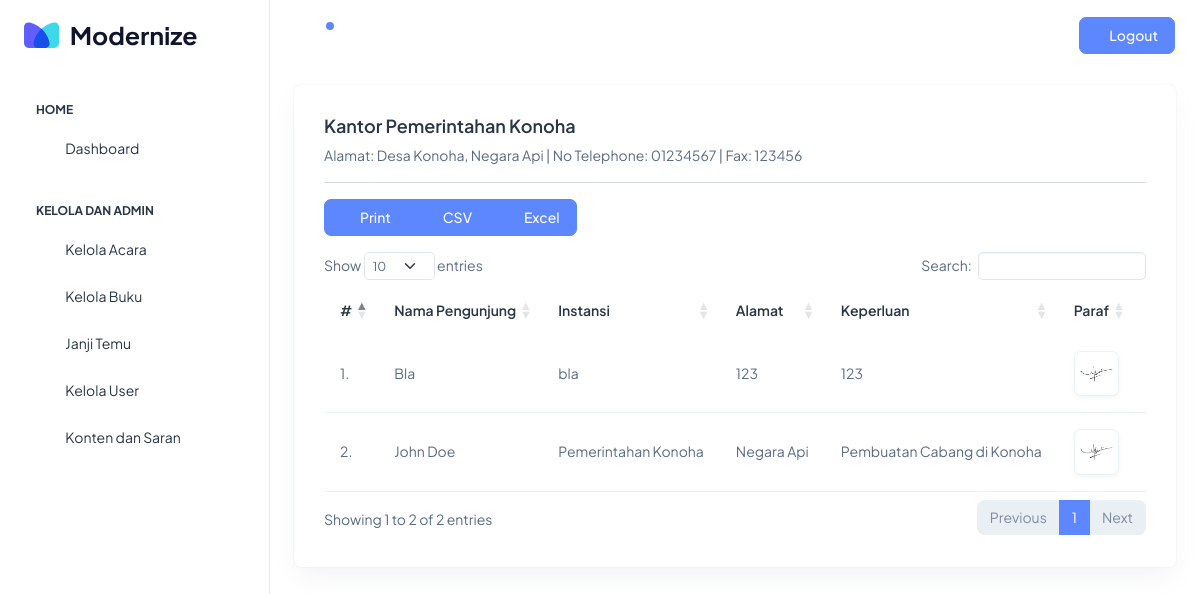
Screenshot of /index.php/admin/buku with the database file from the repository.
### tables this page shows
CREATE TABLE `konten` (
  `id` int(11) NOT NULL,
  `nama_kantor` varchar(100) NOT NULL,
  `alamat_kantor` varchar(100) NOT NULL,
  `no_hp` varchar(100) NOT NULL,
  `fax` varchar(100) NOT NULL,
  `tentang` text NOT NULL,
  `about` text NOT NULL
);

CREATE TABLE `harian` (
  `id` int(11) NOT NULL,
  `nama_pengunjung` varchar(255) NOT NULL,
  `instansi` varchar(255) NOT NULL,
  `alamat` varchar(255) NOT NULL,
  `keperluan` text NOT NULL,
  `paraf` varchar(100) NOT NULL DEFAULT 'default.jpg',
  `date_created` date NOT NULL DEFAULT current_timestamp(),
  `email` varchar(100) NOT NULL
);

### application/controllers/Admin.php (called while the page is built, shortened)
<?php
class Admin extends CI_Controller
{
  public function __construct()
  {
    $this->load->model('Bukutamu_model');
    $this->load->model('Janji_model');
    $this->load->model('Konten_model');
    $this->load->model('Acara_model');
    $this->load->model('Saran_model');
    $this->load->model('User_model');
    $this->load->model('Tamuacara_model');
    $this->load->library('form_validation');
    $this->load->library('session');
  }
  public function buku()
  {
    $data['konten'] = $this->Konten_model->getById(1);
    $data['user'] = $this->db->get_where('user', ['email' => $this->session->userdata('email')])->row_array();
    $data['harian'] = $this->Bukutamu_model->get();
    $this->load->view('layout/header', $data);
    $this->load->view('admin/bukuAdmin', $data);
    $this->load->view('layout/footer');
  }
}

### index.php (called while the page is built, shortened)
<?php
require_once BASEPATH.'core/CodeIgniter.php';

### application/models/Konten_model.php (called while the page is built, shortened)
<?php
class Konten_model extends CI_Model
{
  public $table = 'konten';
  public $id = 'konten.id';
  public function getById($id)
  {
    $this->db->from($this->table);
    $this->db->where($this->id, $id);
    $query = $this->db->get();
    return $query->row_array();
  }
}

### application/models/Bukutamu_model.php (called while the page is built, shortened)
<?php
class Bukutamu_model extends CI_Model
{
  public $table = 'harian';
  public function get()
  {
    $this->db->from($this->table);
    $query = $this->db->get();
    return $query->result_array();
  }
}

### application/views/admin/bukuAdmin.php (the view, shortened to what this page needs)
<div class="container-fluid">
    <div class="card">
        <div class="card-body">
            <h5 class="card-title fw-semibold mb-2">
                <?= $konten['nama_kantor'] ?>
            </h5>
            <p class="mb-3">
                Alamat:
                <?= $konten['alamat_kantor'] ?> |
                No Telephone:
                <?= $konten['no_hp'] ?> |
                Fax:
                <?= $konten['fax'] ?>
            </p>
            <hr>
            <div class="row">
                <div class="col">
                    <div class="btn-group" role="group" aria-label="Basic outlined example">
                        <button type="button" class="btn btn-primary" onclick="printBukutamu()"><i
                                class="ti ti-printer me-2"></i>Print</button>
                        <button type="button" class="btn btn-primary" onclick="exportToCSV()"><i
                                class="ti ti-download me-2"></i>CSV</button>
                        <button type="button" class="btn btn-primary" onclick="exportToExcel()"><i
                                class="ti ti-download me-2"></i>Excel</button>
                    </div>
                </div>
            </div>
            <div class="table-responsive mt-3">
                <table class="table text-nowrap mb-3 align-middle" id="bukutamu">
                    <thead class="text-dark fs-4">
                        <tr>
                            <th class="border-bottom-0">
                                <h6 class="fw-semibold mb-0">#</h6>
                            </th>
                            <th class="border-bottom-0">
                                <h6 class="fw-semibold mb-0">Nama Pengunjung</h6>
                            </th>
                            <th class="border-bottom-0">
                                <h6 class="fw-semibold mb-0">Instansi</h6>
                            </th>
                            <th class="border-bottom-0">
                                <h6 class="fw-semibold mb-0">Alamat</h6>
                            </th>
                            <th class="border-bottom-0">
                                <h6 class="fw-semibold mb-0">Keperluan</h6>
                            </th>
                            <th class="border-bottom-0">
                                <h6 class="fw-semibold mb-0">Paraf</h6>
                            </th>
                            <th class="border-bottom-0">
                            </th>
                        </tr>
                    </thead>
                    <tbody>
                        <?php $i = 1; ?>
                        <?php foreach ($harian as $us): ?>
                            <tr>
                                <td>
                                    <?= $i; ?>.
                                </td>
                                <td>
                                    <?= $us['nama_pengunjung']; ?>
                                </td>
                                <td>
                                    <?= $us['instansi']; ?>
                                </td>
                                <td>
                                    <?= $us['alamat']; ?>
                                </td>
                                <td>
                                    <?= $us['keperluan']; ?>
                                </td>
                                <td>
                                    <img src="<?= base_url('paraf/') . $us['paraf']; ?>" alt="Gambar Paraf"
                                        class="img-thumbnail" style="width:100px;">
                                </td>
                                <td>
                                </td>
                            </tr>
                            <?php $i++; ?>
                        <?php endforeach; ?>
                    </tbody>
                </table>
            </div>
        </div>
    </div>
</div>
</div>
</div>

### application/views/layout/header.php (shortened to what this page needs)
<!doctype html>
<html lang="en">
<head>
    <link rel="stylesheet" href="<?= base_url('assets/') ?>css/styles.min.css" />
    <link rel="stylesheet" href="https://cdn.datatables.net/1.13.7/css/dataTables.bootstrap5.min.css" />
</head>
<body>
    <div class="page-wrapper" id="main-wrapper" data-layout="vertical" data-navbarbg="skin6" data-sidebartype="full"
        data-sidebar-position="fixed" data-header-position="fixed">
        <aside class="left-sidebar">
            <div>
                <div class="brand-logo d-flex align-items-center justify-content-between">
                    <a href="./index.html" class="text-nowrap logo-img">
                        <img src="<?= base_url('assets/') ?>images/logos/dark-logo.svg" width="180" alt="" />
                    </a>
                </div>
                <nav class="sidebar-nav scroll-sidebar" data-simplebar="">
                    <ul id="sidebarnav">
                        <?php
                        if ($user['role'] == 'User') { ?>
                            <li class="nav-small-cap">
                                <i class="ti ti-dots nav-small-cap-icon fs-4"></i>
                                <span class="hide-menu">Home</span>
                            </li>
                            <li class="sidebar-item">
                                <a class="sidebar-link" href="<?= base_url('tamu') ?>" aria-expanded="false">
                                    <span>
                                        <i class="ti ti-home"></i>
                                    </span>
                                    <span class="hide-menu">Landing Page</span>
                                </a>
                            </li>
                            <li class="nav-small-cap">
                                <i class="ti ti-dots nav-small-cap-icon fs-4"></i>
                                <span class="hide-menu">Isi Buku</span>
                            </li>
                            <li class="sidebar-item">
                                <a class="sidebar-link" href="<?= base_url('tamu/harian') ?>" aria-expanded="false">
                                    <span>
                                        <i class="ti ti-pin"></i>
                                    </span>
                                    <span class="hide-menu">Tamu Harian</span>
                                </a>
                            </li>
                            <li class="sidebar-item">
                                <a class="sidebar-link" href="<?= base_url('tamu/acara') ?>" aria-expanded="false">
                                    <span>
                                        <i class="ti ti-pin"></i>
                                    </span>
                                    <span class="hide-menu">Tamu acara</span>
                                </a>
                            </li>
                            <li class="sidebar-item">
                                <a class="sidebar-link" href="<?= base_url('tamu/janji') ?>" aria-expanded="false">
                                    <span>
                                        <i class="ti ti-calendar"></i>
                                    </span>
                                    <span class="hide-menu">Buat appointment</span>
                                </a>
                            </li>
                        <?php } else {
                            ?>
                            <li class="nav-small-cap">
                                <span class="hide-menu">Home</span>
                            </li>
                            <li class="sidebar-item">
                                <a class="sidebar-link" href="<?= base_url('admin') ?>" aria-expanded="false">
                                    <span>
                                        <i class="ti ti-layout-dashboard"></i>
                                    </span>
                                    <span class="hide-menu">Dashboard</span>
                                </a>
                            </li>
                            <li class="nav-small-cap">
                                <span class="hide-menu">Kelola dan Admin</span>
                            </li>
                            <li class="sidebar-item">
                                <a class="sidebar-link" href="<?= base_url('admin/acara') ?>" aria-expanded="false">
                                    <span>
                                        <i class="ti ti-article"></i>
                                    </span>
                                    <span class="hide-menu">Kelola Acara</span>
                                </a>
                            </li>
                            <li class="sidebar-item">
                                <a class="sidebar-link" href="<?= base_url('admin/buku') ?>" aria-expanded="false">
                                    <span>
                                        <i class="ti ti-alert-circle"></i>
                                    </span>
                                    <span class="hide-menu">Kelola Buku</span>
                                </a>
                            </li>
                            <li class="sidebar-item">
                                <a class="sidebar-link" href="<?= base_url('admin/janji') ?>" aria-expanded="false">
                                    <span>
                                        <i class="ti ti-alert-circle"></i>
                                    </span>
                                    <span class="hide-menu">Janji Temu</span>
                                </a>
                            </li>
                            <li class="sidebar-item">
                                <a class="sidebar-link" href="<?= base_url('admin/holder') ?>" aria-expanded="false">
                                    <span>
                                        <i class="ti ti-cards"></i>
                                    </span>
                                    <span class="hide-menu">Kelola User</span>
                                </a>
                            </li>
                            <li class="sidebar-item">
                                <a class="sidebar-link" href="<?= base_url('admin/konten/') ?>" aria-expanded="false">
                                    <span>
                                        <i class="ti ti-cards"></i>
                                    </span>
                                    <span class="hide-menu">Konten dan Saran</span>
                                </a>
                            </li>
                            <?php
                        } ?>
                    </ul>
                </nav>
            </div>
        </aside>
        <div class="body-wrapper">
            <header class="app-header">
                <nav class="navbar navbar-expand-lg navbar-light">
                    <ul class="navbar-nav">
                        <li class="nav-item">
                            <a class="nav-link nav-icon-hover" href="javascript:void(0)">
                                <i class="ti ti-bell-ringing"></i>
                                <div class="notification bg-primary rounded-circle"></div>
                            </a>
                        </li>
                    </ul>
                    <div class="navbar-collapse justify-content-end px-0" id="navbarNav">
                        <ul class="navbar-nav flex-row ms-auto align-items-center justify-content-end">
                            <a class="btn btn-primary" href="<?= base_url('Auth/logout') ?>" aria-expanded="false">
                                <span>
                                    <i class="ti ti-cards"></i>
                                </span>
                                <span class="hide-menu">Logout</span>
                            </a>
                        </ul>
                    </div>
                </nav>
            </header>

### application/views/layout/footer.php (shortened to what this page needs)
</body>
</html>

### rows the page displays
konten: nama_kantor "Kantor Pemerintahan Konoha", alamat_kantor "Desa Konoha, Negara Api", no_hp "01234567", fax "123456"
harian: nama_pengunjung "Bla", instansi "bla", alamat "123", keperluan "123", paraf (placeholder picture)
harian: nama_pengunjung "John Doe", instansi "Pemerintahan Konoha", alamat "Negara Api", keperluan "Pembuatan Cabang di Konoha", paraf (placeholder picture)
